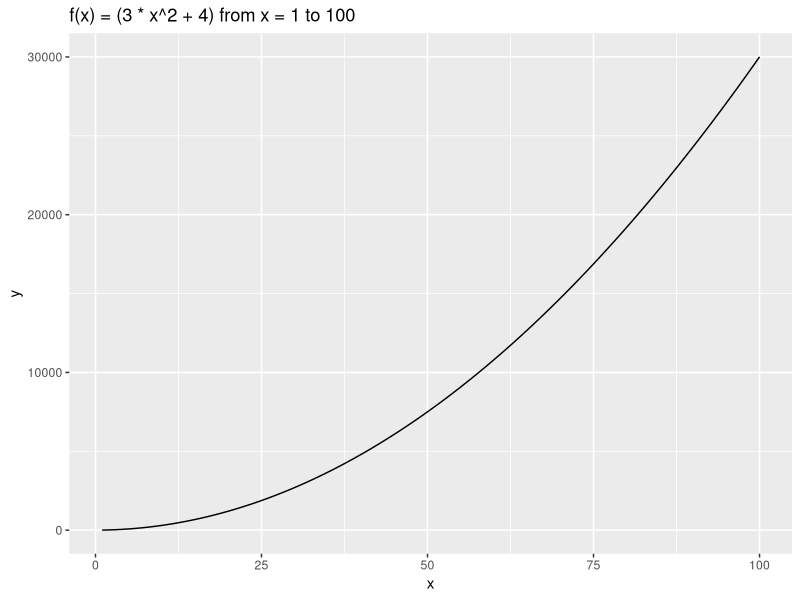
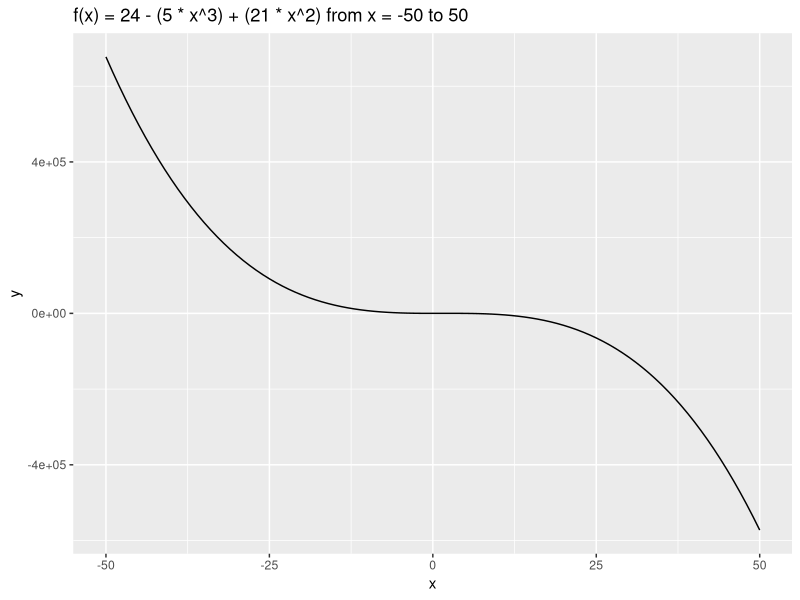
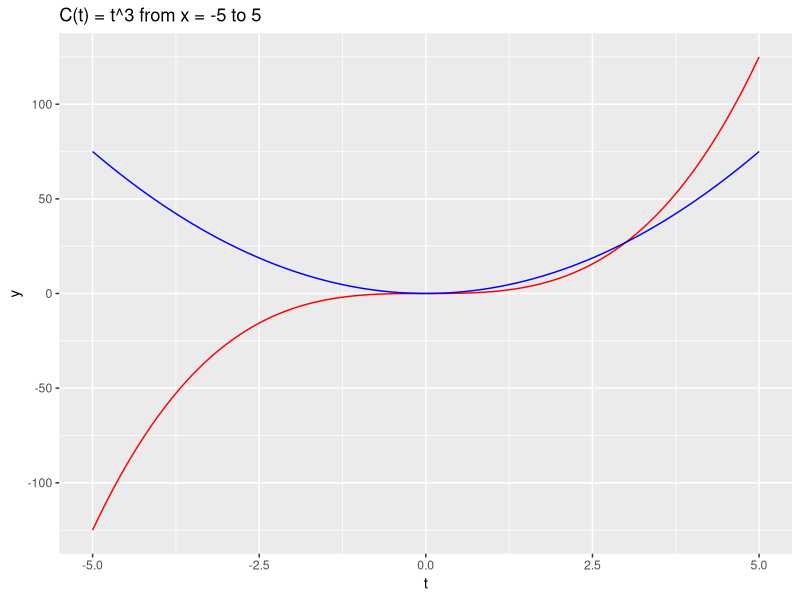

These charts were generated, in order, by the following R code:
## ---- chunk 1
# Load Packages ----
library(tidyverse)

# Define function ----
eq1 <- function(x) {
  3 * x^2 + 4
}

# Create a data frame with a range of values from 1 to 100 ----
myDataRange <- data.frame(x = c(1,100))

# plot function as a continuous curve over our specified range of values in our df ----
ggplot(myDataRange, aes(x = x)) +
  geom_function(fun = eq1) +
  labs(title = "f(x) = (3 * x^2 + 4) from x = 1 to 100")
## ---- chunk 2
# Define function ----
eq2 <- function(x) {
  24 - 5 * x^3 + 21 * x^2
}

# Create a data frame with the value range of -50 to 50 for our plot ----
myDataRangeEQ2 <- data.frame(x = c(-50, 50))

# Plot for equation 2 ----
ggplot(myDataRangeEQ2, aes(x = x)) +
  geom_function(fun = eq2) +
  labs(title = "f(x) = 24 - (5 * x^3) + (21 * x^2) from x = -50 to 50")
## ---- chunk 3
# Create function C(t) as our equation 3 ----
ct <- function(t){
  t^3
}

# Derivative of C(t) ----
dcDt <- D(expression(t^3), name = "t")

# Store derivative as a function ----
dcDtFun <- function(t) {
  3 * t^2
}

# df of values ----
myDataRangeCt <- data.frame(t = c(-5,5))

# Plot function C(t) ----
ggplot(myDataRangeCt, aes(x = t)) +
  geom_function(fun = ct, color = "red") +
  geom_function(fun = dcDtFun, color = "blue") +
  labs(title = "C(t) = t^3 from x = -5 to 5")
## ---- chunk 4
# initial expression for partial derivation ----
fXYZ <- expression(2 * x * y - 2 * x^2 * z^3)

# partial with respect to x ----
dfDx <- D(fXYZ, "x")

# partial with respect to y ----
dfDy <- D(fXYZ, "y")

# partial with respect to z ----
dfDz <- D(fXYZ, "z")
